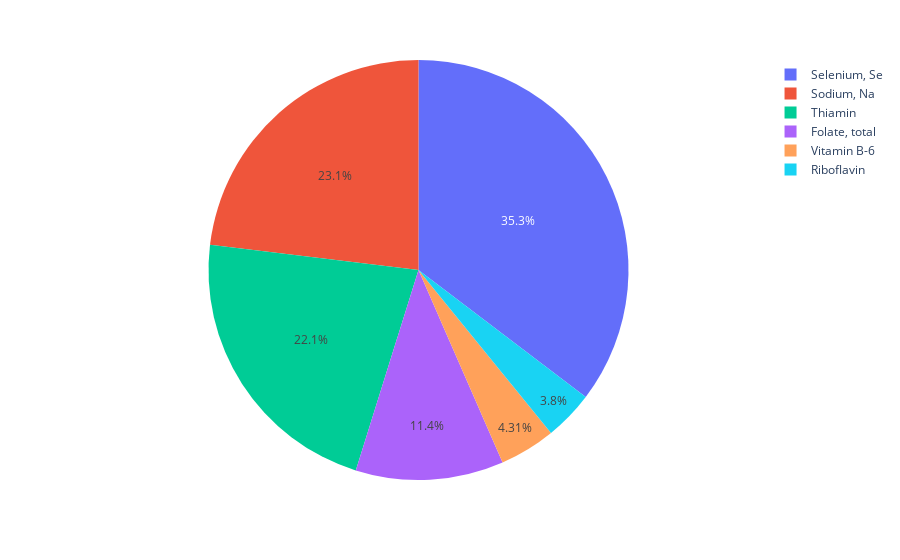

Notebook code for this chart:
### Code cell
# CEREAL
import pandas as pd
import plotly.express as px
csv = pd.read_csv('FF_SR_ data.csv')
daf = csv[['food_category_id','FF Food description','FF_Component','SR Mean per 100g','FF Mean per 100g']]
daf = daf[daf['FF_Component'].str.contains('SFA') == False]
daf2 = pd.read_csv("FF_SR_ data.csv")
daf["PC"] = abs((daf2["FF Mean per 100g"]-daf2["SR Mean per 100g"])/(daf2["SR Mean per 100g"])) * 100
CEREAL = daf[daf['food_category_id'] == 20]
CEREAL = CEREAL.sort_values(by="PC", ascending=False)
CEREAL = CEREAL[CEREAL['PC'] != 0]
CEREAL = CEREAL[CEREAL['SR Mean per 100g'] != 0]
topten = CEREAL[0:10]
fig = px.pie(topten, values='PC',names='FF_Component')
fig.show()

### Figure 1 — Plotly figure (JSON) as saved in the notebook; plotly's stock layout.template omitted (floating-point values rounded to 4 significant figures)
{"data": [{"domain": {"x": [0, 1], "y": [0, 1]}, "hovertemplate": "FF_Component=%{label}<br>PC=%{value}<extra></extra>", "labels": ["Selenium, Se", "Thiamin", "Sodium, Na", "Folate, total", "Selenium, Se", "Thiamin", "Vitamin B-6", "Sodium, Na", "Sodium, Na", "Riboflavin"], "legendgroup": "", "name": "", "showlegend": true, "type": "pie", "values": [755.6, 433.5, 408.2, 300, 175.4, 148.3, 113.5, 100, 100, 100]}], "layout": {"legend": {"tracegroupgap": 0}, "margin": {"t": 60}}}
